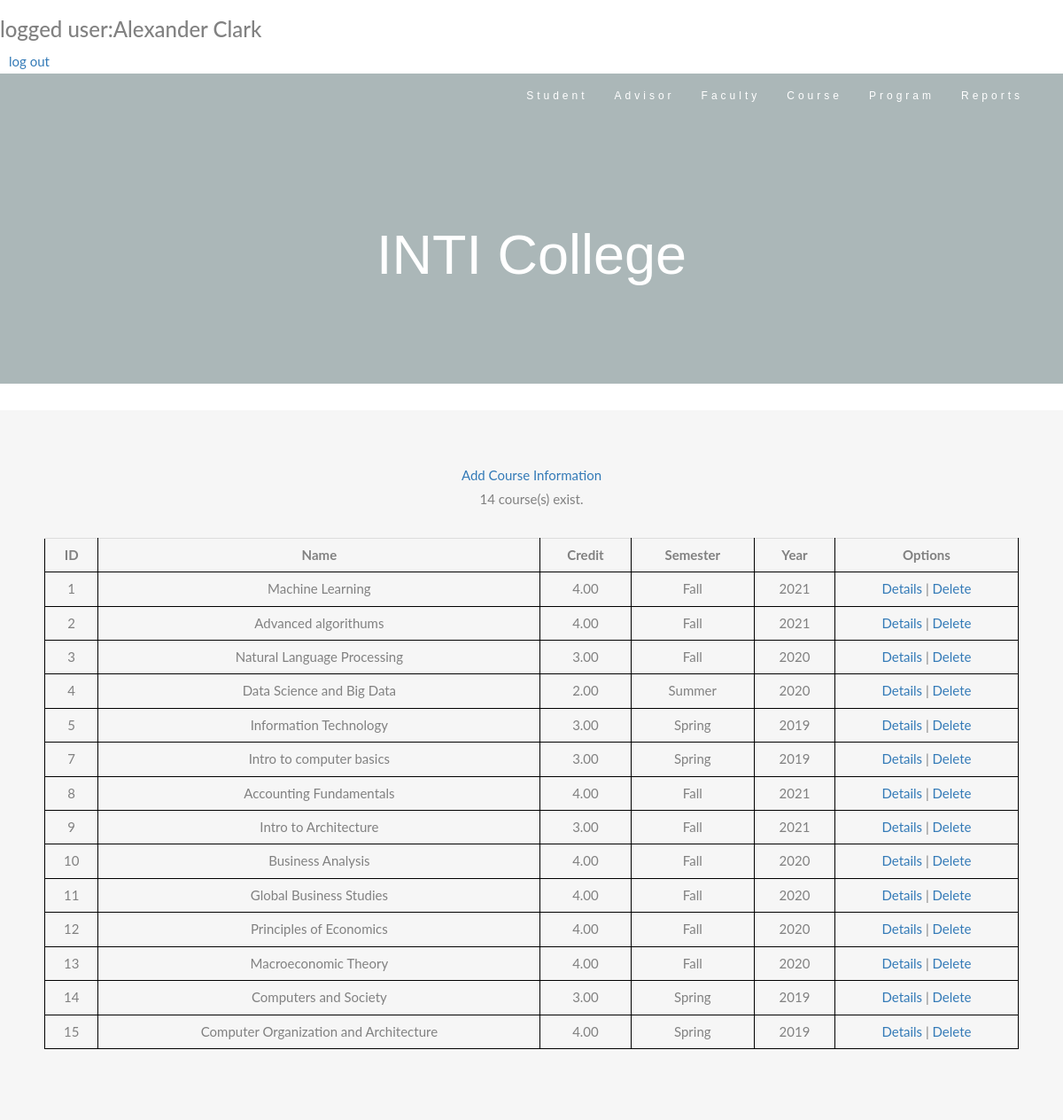
Page /course/course.php (signed in) on the committed database.
### tables this page shows
CREATE TABLE IF NOT EXISTS `course` (
  `course_id` int UNSIGNED NOT NULL AUTO_INCREMENT,
  `course_name` varchar(255) DEFAULT NULL,
  `credit` float(10,2) DEFAULT NULL,
  `semester` varchar(255) DEFAULT NULL,
  `year` varchar(255) DEFAULT NULL,
  `open_for_enrollment` varchar(255) DEFAULT NULL,
  `department_id` int DEFAULT NULL,
  `prereq_id` varchar(255) DEFAULT NULL,
  `description` varchar(255) DEFAULT NULL,
  PRIMARY KEY (`course_id`) USING BTREE
);

### course/course.php (the view, shortened to what this page needs)
<?php
include '../mysql.php';
$sql = "select * from course";
$result = mysqli_query($conn,$sql);
 ?>
<!DOCTYPE html>
<html>
    <head>
        <link rel="stylesheet" href="https://maxcdn.bootstrapcdn.com/bootstrap/3.3.7/css/bootstrap.min.css">
        <link rel="stylesheet" href="../RegistrationStyle.css" >
        <h3>logged user:<?php echo $_SESSION['user']?></h3>
        <a style="margin: 10px" href="../login.php">log out</a>
    </head>
    <body id="courseOptionsPage">
        <nav class="navbar navbar-default">
            <div class="container">
                <div class="navbar-header">
                    <a class="navbar-brand" href="#AdvisorPage"></a>
                </div>
                <div class="collapse navbar-collapse" id="myNavbar">
                    <ul class="nav navbar-nav navbar-right">
                        <li><a href="../index_admin.php">Student</a></li>
                        <li><a href="../advisor/advisor.php">Advisor</a></li>
                        <li><a href="../faculty/faculty.php">Faculty</a></li>
                        <li><a href="../course/course.php">Course</a></li>
                        <li><a href="../program/program.php">Program</a></li>
                        <li><a href="../report.php">Reports</a></li>
                    </ul>
                </div>
            </div>
        </nav>
        <div class="jumbotron text-center">
            <h1>INTI College</h1>
        </div>
        <div class="container-fluid bg-grey text-center" >
            <div class="row">
                <div class="col">
                    <a href="add.php">Add Course Information</a><br>
                    <?php echo mysqli_num_rows($result); ?> course(s) exist.
                </div>
            </div>
            <div class="col justify-content-center">
                <table class="table">
                    <th style="text-align:center">ID</th>
                    <th style="text-align:center">Name</th>
                    <th style="text-align:center">Credit</th>
                    <th style="text-align:center">Semester</th>
                    <th style="text-align:center">Year</th>
                    <th style="text-align:center">Options</th>
                    <?php
                    if (mysqli_num_rows($result) > 0)
                    {
                        while ($row = mysqli_fetch_assoc($result))
                        {
                            ?>
                            <tr>
                                <td><?php echo  $row['course_id'];  ?></td>
                                <td><?php echo  $row['course_name'];  ?></td>
                                <td><?php echo  $row['credit'];  ?></td>
                                <td><?php echo  $row['semester'];  ?></td>
                                <td><?php echo  $row['year'];  ?></td>
                                <td>
                                    <a href="edit.php?id=<?php echo  $row['course_id'];  ?>">Details</a> |
                                    <a href="javascript:del_sure(<?php echo  $row['course_id'];  ?>)">Delete</a>
                                </td>
                            </tr>
                            <?php
                        }
                    }
                    else
                    {
                        echo 'No data';
                    }
                    ?>
                </table>
            </div>
        </div>
    </body>
</html>

### RegistrationStyle.css (style rules this page uses)
body { font: 400 15px Lato, sans-serif; line-height: 1.8; color: #818181; }
.table, th, tr, td { text-align: center; margin-top: 30px; border: 1px solid black; padding: 10px; }
.jumbotron { background-color: #abb7b8; color: #fff; padding: 100px 25px; font-family: Montserrat, sans-serif; }
.container-fluid { padding: 60px 50px; }
.bg-grey { background-color: #f6f6f6; }
.navbar { margin-bottom: 0; background-color: #abb7b8; z-index: 9999; border: 0; font-size: 12px !important; line-height: 1.42857143 !important; letter-spacing: 4px; border-radius: 0; font-family: Montserrat, sans-serif; }
.navbar li a, .navbar .navbar-brand { color: #fff !important; }

### rows in the picture
course: course_id "1", course_name "Machine Learning", credit "4.00", semester "Fall", year "2021"
course: course_id "2", course_name "Advanced algorithums", credit "4.00", semester "Fall", year "2021"
course: course_id "3", course_name "Natural Language Processing", credit "3.00", semester "Fall", year "2020"
course: course_id "4", course_name "Data Science and Big Data", credit "2.00", semester "Summer", year "2020"
course: course_id "5", course_name "Information Technology", credit "3.00", semester "Spring", year "2019"
course: course_id "7", course_name "Intro to computer basics", credit "3.00", semester "Spring", year "2019"
course: course_id "8", course_name "Accounting Fundamentals", credit "4.00", semester "Fall", year "2021"
course: course_id "9", course_name "Intro to Architecture", credit "3.00", semester "Fall", year "2021"
course: course_id "10", course_name "Business Analysis", credit "4.00", semester "Fall", year "2020"
course: course_id "11", course_name "Global Business Studies", credit "4.00", semester "Fall", year "2020"
course: course_id "12", course_name "Principles of Economics", credit "4.00", semester "Fall", year "2020"
course: course_id "13", course_name "Macroeconomic Theory", credit "4.00", semester "Fall", year "2020"
course: course_id "14", course_name "Computers and Society", credit "3.00", semester "Spring", year "2019"
course: course_id "15", course_name "Computer Organization and Architecture", credit "4.00", semester "Spring", year "2019"

### other values in the picture
$_SESSION['user'] "Alexander Clark"
mysqli_num_rows($result) "14"
